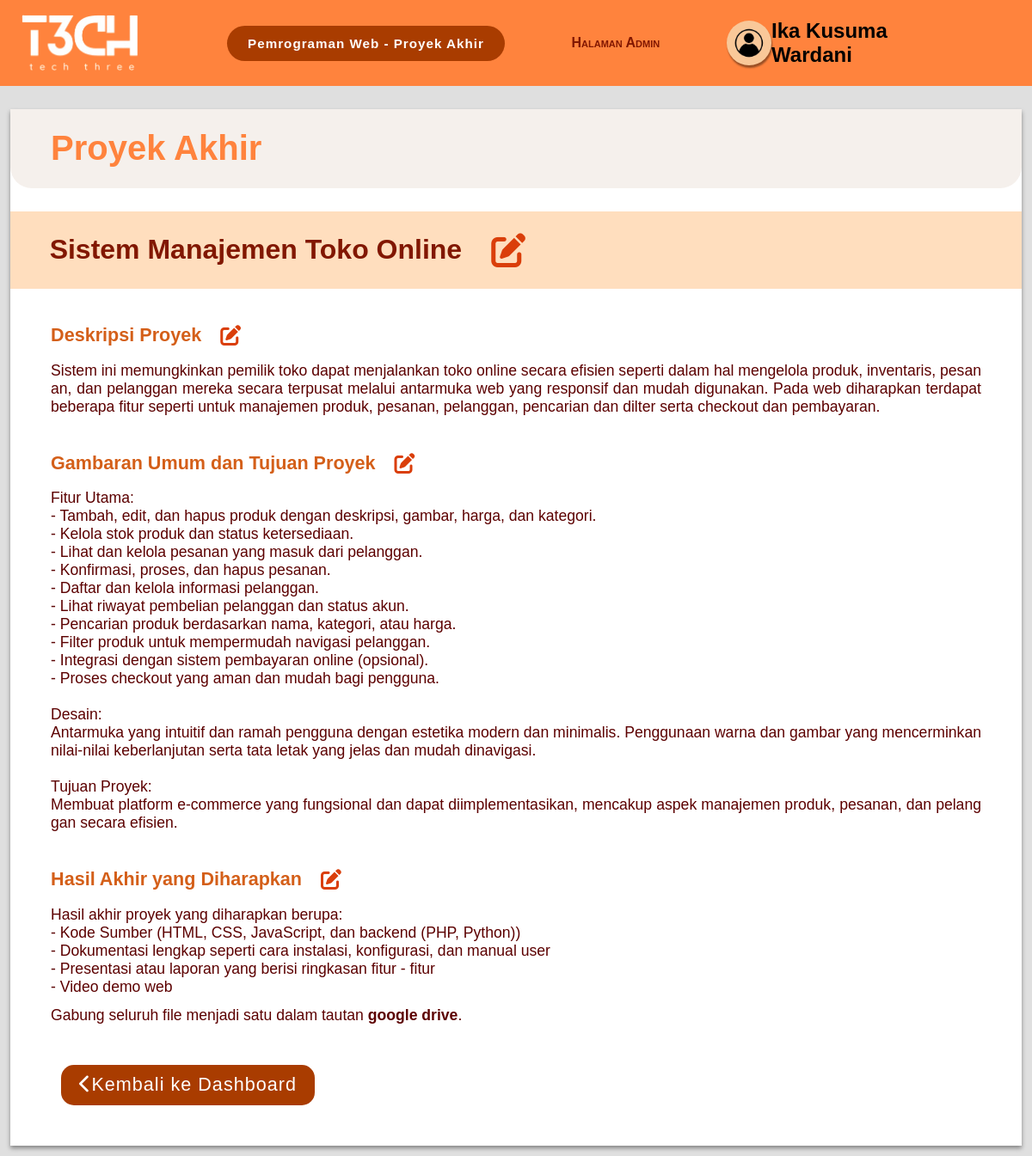
/editProyekAkhir_web_admin.php (signed in), run on the app's committed database.
### tables this page shows
CREATE TABLE `projects` (
  `Id_Projects` varchar(11) NOT NULL,
  `title` varchar(255) NOT NULL,
  `description` text DEFAULT NULL,
  `overview` text DEFAULT NULL,
  `results` text DEFAULT NULL,
  `Id_Kelas` varchar(20) DEFAULT NULL
);

### editProyekAkhir_web_admin.php (the view, shortened to what this page needs)
<?php
include 'db_connect.php';
$admin_id = $_SESSION['admin_id'];
$sql = "SELECT * FROM admin WHERE Id_Admin = ?";
$stmt = $conn->prepare($sql);
$stmt->bind_param('s', $admin_id);
$stmt->execute();
$result = $stmt->get_result();
$admin = $result->fetch_assoc();
if ($admin) {
    $admin_name = htmlspecialchars($admin['Nama_Admin']);
} else {
    $admin_name = "Informasi admin tidak ditemukan";
}
$id_project = 'PR03';
$sql_project = "SELECT * FROM projects WHERE Id_Projects = ?";
$stmt_project = $conn->prepare($sql_project);
$stmt_project->bind_param('s', $id_project);
$stmt_project->execute();
$result_project = $stmt_project->get_result();
$project = $result_project->fetch_assoc();
if ($project) {
    $project_title = htmlspecialchars($project['title']);
    $project_description = htmlspecialchars($project['description']);
    $project_overview = htmlspecialchars($project['overview']);
    $project_results = htmlspecialchars($project['results']);
}
?>
<!DOCTYPE html>
<html lang="id">
<head>
    <link rel="stylesheet" href="editProyekAkhir.css">
    <link rel="stylesheet" href="https://cdnjs.cloudflare.com/ajax/libs/font-awesome/6.0.0-beta3/css/all.min.css">
</head>
<body>
<header>
    <a id="logo_link" href="dashboard_admin.php">
        <img src="Logo.png" id="logo">
    </a>
    <h3>Pemrograman Web - Proyek Akhir</h3>
    <h4 class="halaman_admin">Halaman Admin</h4>
    <section class="profileAdjust">
        <img src="user.png">
        <h2><?php echo $admin_name; ?></h2>
    </section>
</header>
<main>
    <h1>Proyek Akhir</h1>
    <form id="editProjectForm" method="POST" action="update_data_project.php">
        <section class="editable_nama_materi">
            <h2 id="projectTitle"><?php echo $project_title; ?></h2>
            <i class="fa-solid fa-pen-to-square" onclick="editMateriJudul()"></i>
        </section>
        <section class="editable_icon_video">
            <h2>Deskripsi Proyek</h2>
            <i class="fa-solid fa-pen-to-square" onclick="editSection(this)"></i>
        </section>
        <p id="projectDescription" class="paragraf"><?php echo $project_description; ?></p>
        <section class="editable_icon_video">
            <h2>Gambaran Umum dan Tujuan Proyek</h2>
            <i class="fa-solid fa-pen-to-square" onclick="editSection(this)"></i>
        </section>
        <p id="projectOverview" class="paragraf"><?php echo $project_overview; ?></p>
        <section class="editable_icon_video">
            <h2>Hasil Akhir yang Diharapkan</h2>
            <i class="fa-solid fa-pen-to-square" onclick="editSection(this)"></i>
        </section>
        <p id="projectResults" class="paragraf"><?php echo $project_results; ?></p>
        <p class="paragraf paragrafNone">Gabung seluruh file menjadi satu dalam tautan <span class="googleDrive">google drive</span>.</p>
    </form>
    <section class="backToDashboard">
            <button onclick="redirectToPage('dashboard_admin.php')">
                <i class="fa-solid fa-chevron-left"></i>Kembali ke Dashboard
            </button>
        </section>
</main>
</body>
</html>

### editProyekAkhir.css (style rules this page uses)
body { margin: 0; background-color: #dfdfdf; font-family: sans-serif; }
header { background-color: #FF833D; display: flex; justify-content: space-between; align-items: center; height: 100px; width: 100%; position: sticky; z-index: 2; }
#logo_link { display: flex; align-items: center; margin: 0 2%; height: 100%; }
#logo { height: 70%; width: auto; cursor: pointer; }
header h3 { background-color: #A93C00; color: #FFFFFF; padding: 1% 2%; font-size: 95%; border-radius: 25px; letter-spacing: 1px; left: 0; }
.profileAdjust { display: flex; justify-content: center; align-items: center; margin-right: 7%; }
.profileAdjust img { width: 3vw; border-radius: 50%; background-color: #f9c899; padding: 3%; box-shadow: 1px 3px 2px rgba(0, 0, 0, 0.4); }
.halaman_admin { font-variant: small-caps; color: #811700; }
main { background-color: #FFFFFF; margin: 1%; box-shadow: 0 3px 5px rgba(0, 0, 0, 0.4); height: 100%; }
main h1 { font-size: 5vh; color: #FF833D; background-color: #f5f0ec; padding: 2% 4%; border-radius: 0 0 25px 25px; }
.editable_nama_materi { background-color: #ffdebe; display: flex; justify-content: flex-start; align-items: center; padding-right: 3%; }
.editable_nama_materi h2 { font-size: 4vh; font-weight: 600; color: #811700; padding: 0 3% 0 4%; }
.editable_nama_materi i { font-size: 5vh; color: #da3e0a; }
.editable_icon_video { margin-top: 2%; display: flex; justify-content: flex-start; align-items: center; padding: 0 3% 0 4%; }
.editable_icon_video i { font-size: 150%; color: #da3e0a; }
.editable_icon_video h2 { font-size: 135%; font-weight: 600; color: #D45F19; padding-right: 2%; }
.backToDashboard { display: flex; justify-content: space-between; align-items: center; padding: 0 5% 4% 5%; margin-top: 4%; }
button { background-color: #A93C00; border-radius: 15px; color: #FFFFFF; padding: 1% 2%; font-size: 135%; letter-spacing: 1px; border: 0; }
.paragraf { margin: 0 4%; white-space: pre-line; word-break: break-all; color: #5C0000; font-size: 110%; text-align: justify; }
.paragrafNone { margin-top: 1%; }
.googleDrive { font-weight: 750; }

### data on the page
projects: title "Sistem Manajemen Toko Online", description "Sistem ini memungkinkan pemilik toko dapat menjalankan toko online secara efisien seperti dalam hal mengelola produk, inventaris, pesanan, dan pelanggan mereka secara terpusat melalui antarmuka web yang responsif dan mudah digunakan. Pada web diharapkan terdapat beberapa fitur seperti untuk manajemen produk, pesanan, pelanggan, pencarian dan dilter serta checkout dan pembayaran.", overview "Fitur Utama: - Tambah, edit, dan hapus produk dengan deskripsi, gambar, harga, dan kategori. - Kelola stok produk dan status ketersediaan. - Lihat dan kelola pesanan yang masuk dari pelanggan. - Konfirmasi, proses, dan hapus pesanan. - Daftar dan kelola informasi pelanggan. - Lihat riwayat pembelian pelanggan dan status akun. - Pencarian produk berdasarkan nama, kategori, atau harga. - Filter produk untuk mempermudah navigasi pelanggan. - Integrasi dengan sistem pembayaran online (opsional). - Proses checkout yang aman dan mudah bagi pengguna. Desain: Antarmuka yang intuitif dan ramah pengguna dengan estetika modern dan minimalis. Penggunaan warna dan gambar yang mencerminkan nilai-nilai…", results "Hasil akhir proyek yang diharapkan berupa: - Kode Sumber (HTML, CSS, JavaScript, dan backend (PHP, Python)) - Dokumentasi lengkap seperti cara instalasi, konfigurasi, dan manual user - Presentasi atau laporan yang berisi ringkasan fitur - fitur - Video demo web"

### other printed values
$admin_name "Ika Kusuma Wardani"
